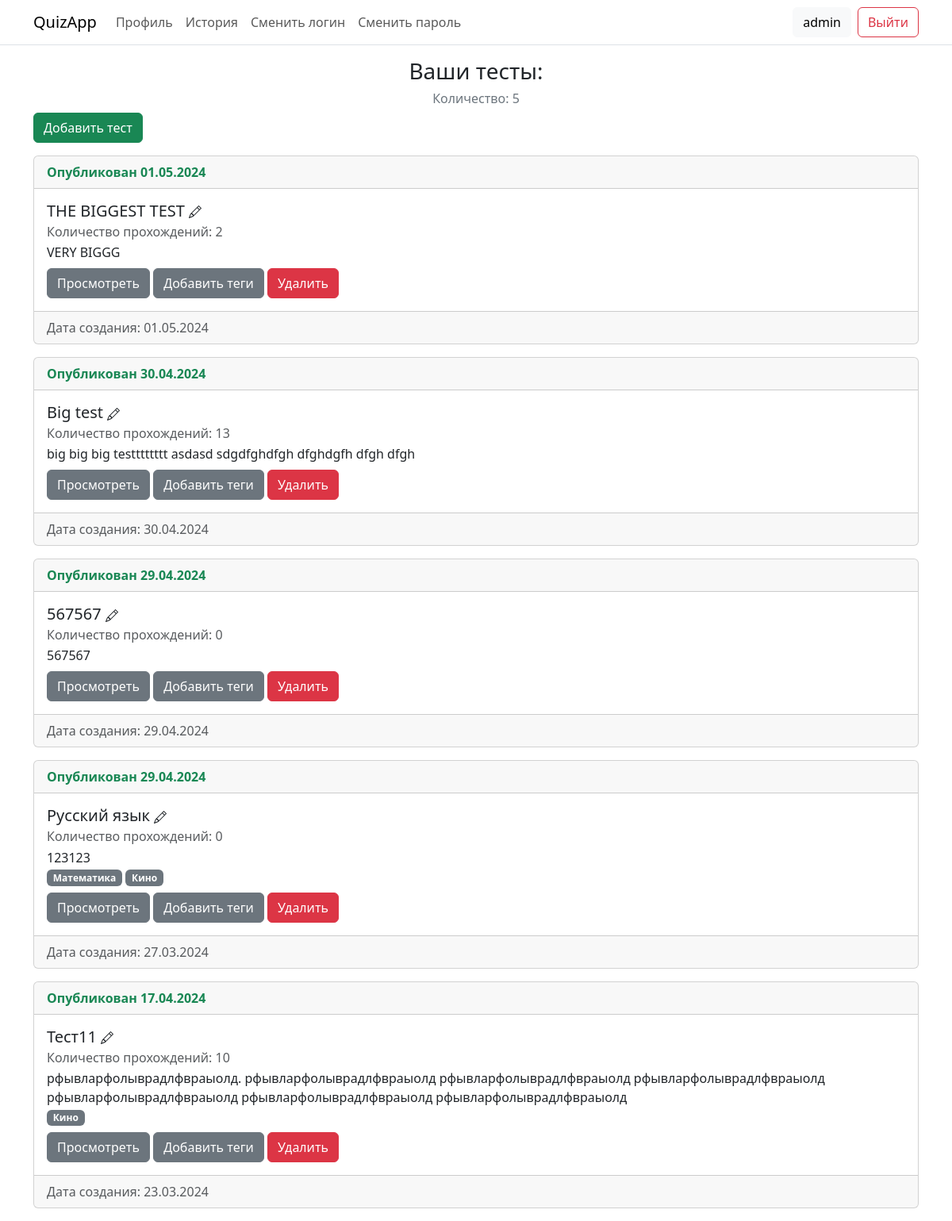
Page /profile (signed in) on the earlier database version.
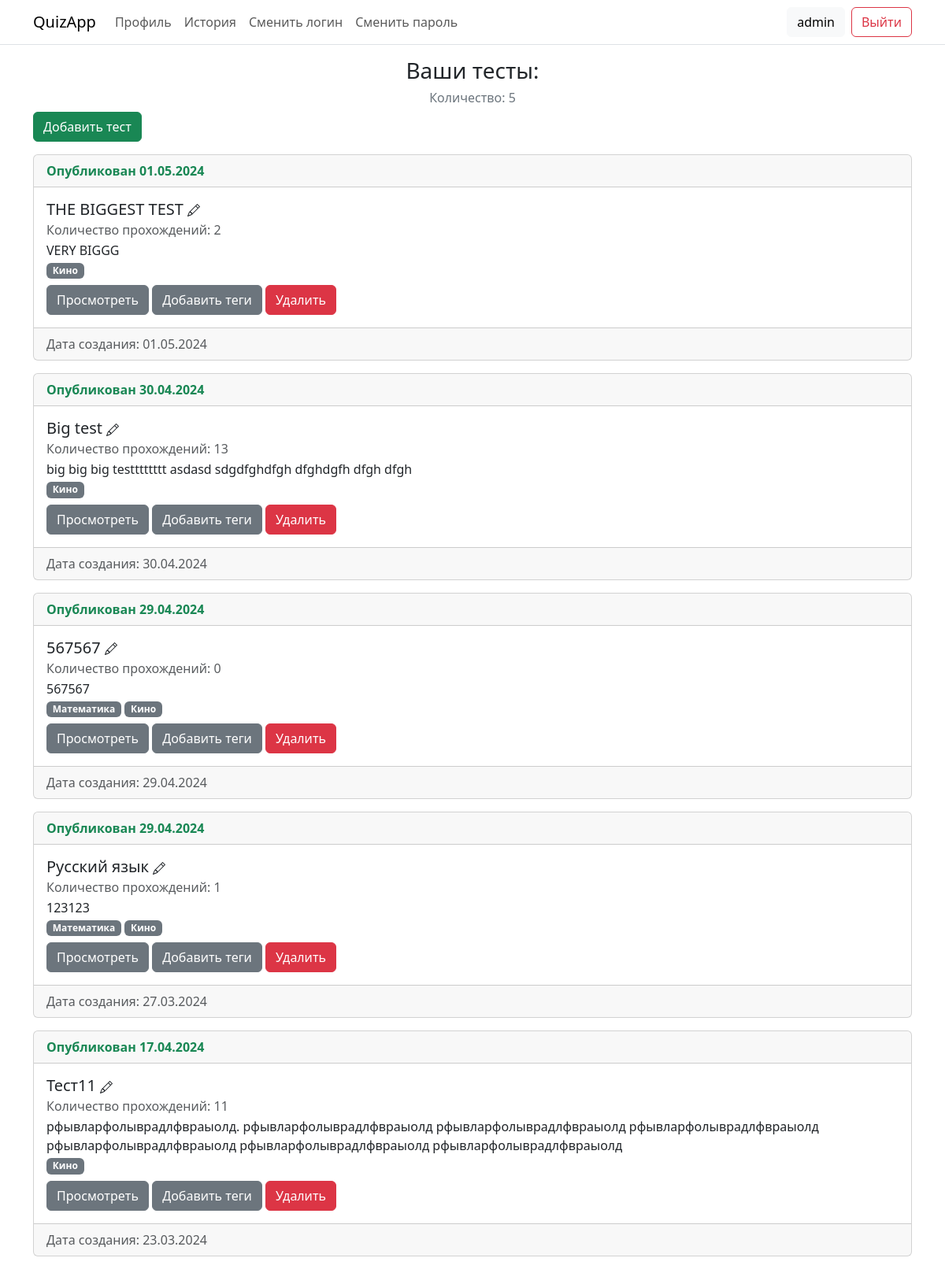
Same page on the later database version.
### Web/models.py (models this page shows)
class Test(models.Model):
    tags = models.ManyToManyField(Tags)
    user = models.ForeignKey(User, on_delete = models.CASCADE)
    title = models.CharField(max_length = 200, default = "")
    description = models.CharField(max_length = 2000, default = "")
    is_published = models.BooleanField(default = False)
    published_at = models.DateField(default = datetime.date.today())
    created_at = models.DateField(default = datetime.date.today())
    pass_rate = models.IntegerField(default = 0)

class Tags(models.Model):
    label = models.CharField(max_length = 60)

### Tests/views.py (the view)
# urls.py: path("profile", tests.profile),
@login_required
def profile(request):
    context = { "tests": Test.objects.filter(user_id = request.user.id).order_by("-id"),
                "username": request.user.username }
    return render(request, "Tests/profile.html", context)

### templates/Tests/profile.html (shortened to what this page needs)
{% extends "Web/base.html" %}
{% block auth %}{% include "Web/log_navbar.html" %}{% endblock auth %}
{% block navbar %}{% include "Web/settings_navbar.html" %}{% endblock navbar %}
{% block content %}
    <h3 class="text-center">Ваши тесты:</h3>
    <h6 class="text-center text-secondary">Количество: {{ tests.count }}</h6>
    <a class="btn btn-success mb-3" href="/create_test">Добавить тест</a>
    {% if tests.count > 0 %}
      <div>
        {% for test in tests %}
        <div class="card mb-3" id="item-{{test.id}}">
            <div class="card-header">
                {% if test.is_published %}
                <span class="text-success fw-semibold">Опубликован {{ test.published_at|date:"d.m.Y" }}</span>
                {% else %}
                <span class="fw-semibold">Не опубликован</span>
                {% endif %}
            </div>
            <div class="card-body">
              <a href="/edit_test/{{ test.id }}/" class="card-title h5 text-decoration-none">
                {{ test.title }}
              </a>
              <h6 class="card-subtitle text-body-secondary mb-1 mt-1">Количество прохождений: {{ test.pass_rate }}</h6>
              <p class="card-text mb-0">{{ test.description }}</p>
              {% if test.tags.count > 0 %}
                <p class="mb-0">
                  {% for tag in test.tags.all %}
                      <span class="badge text-bg-secondary">{{ tag.label }}</span>
                  {% endfor %}
                </p>
              {% endif %}
              <div class="mt-2">
                {% if not test.is_published %}
                <a href="/questions/{{test.id}}" class="btn btn-primary">Изменить</a>
                <a href="/publish_test/{{test.id}}" class="btn btn-success">Опубликовать</a>
                {% else %}
                <a href="/questions/{{test.id}}" class="btn btn-secondary">Просмотреть</a>
                {% endif %}
                <a href="/add_tag/{{test.id}}" class="btn btn-secondary">Добавить теги</a>
                <a href="/delete_test/{{test.id}}" class="btn btn-danger">Удалить</a>
              </div>
            </div>
            <div class="card-footer text-body-secondary">
              Дата создания: {{ test.created_at|date:"d.m.Y" }}
            </div>
        </div>
        {% endfor %}
      </div>
    {% else %}
    <h5 class="text-center text-secondary">Список пуст</h5>
    {% endif %}
{% endblock content %}

Differences in the rows shown:
changed Test "THE BIGGEST TEST": gains Tags (label "Кино")
changed Test "Big test": gains Tags (label "Кино")
changed Test (number 3 of 5 on the later page): gains Tags (label "Математика"); gains Tags (label "Кино")
changed Test "Русский язык": pass_rate "0" → "1"
changed Test "Тест11": pass_rate "10" → "11"
